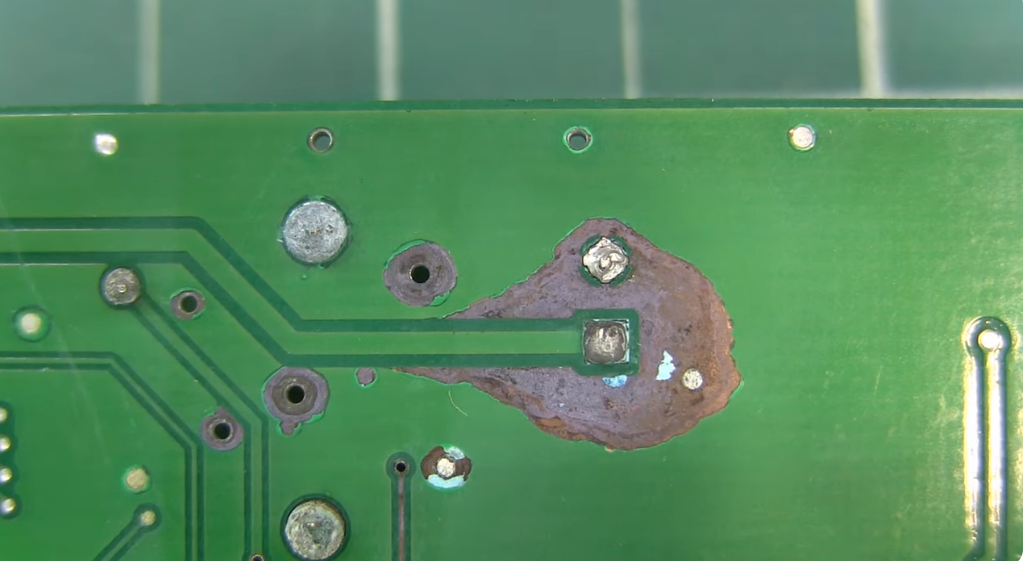
#> input picture cvdir/img/PCB-Manufacturing-Defects.png, 1025 x 561 px
$ jupyter execute matching.ipynb
#> lines starting #> are read from the running program, lines starting #| are printed output that depends on the picture
[cell 1]
import numpy as np
import cv2

[cell 2]
def keypoint_matching():
    img1 = cv2.imread('./img/PCB-Manufacturing-Defects.png', cv2.IMREAD_GRAYSCALE)
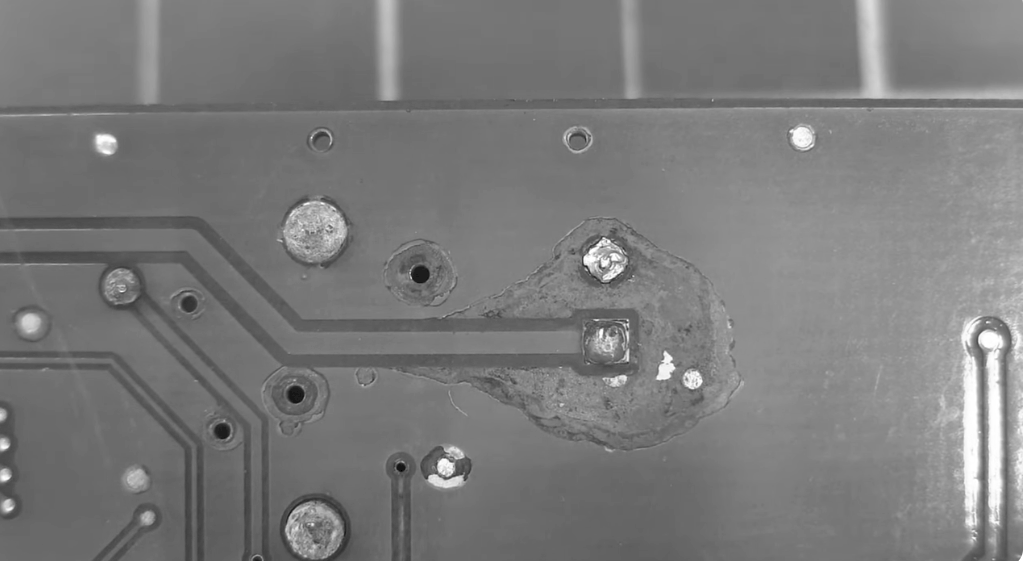
#> img1: shape (561, 1025); min 0, max 255, mean 123
    img1 = cv2.resize(img1, (750, 375), interpolation=cv2.INTER_LANCZOS4)
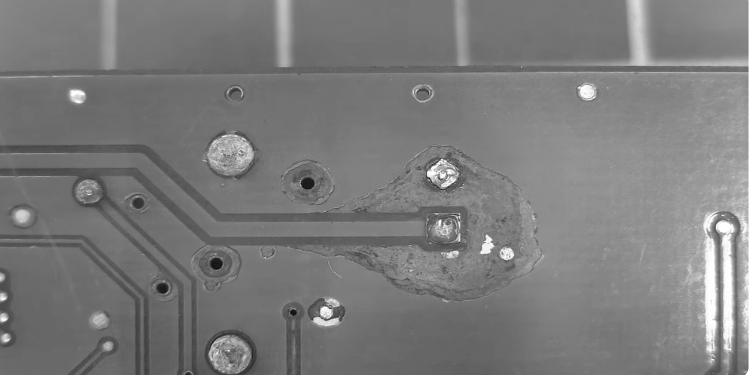
#> img1: shape (375, 750); min 6, max 255, mean 123
    img2 = img1[140:310, 250:550]
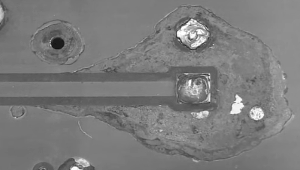
#> img2: shape (170, 300); min 19, max 255, mean 123.9

    orb = cv2.ORB_create()

    keypoints1, desc1 = orb.detectAndCompute(img1, None)
#> keypoints1 = 488 keypoints; strongest (x, y, size): (427, 174, 31), (427, 173, 37.2), (441, 177, 31), (323, 307, 31)
    keypoints2, desc2 = orb.detectAndCompute(img2, None)
#> keypoints2 = 295 keypoints; strongest (x, y, size): (177, 34, 31), (191, 37, 31), (188, 37, 31), (190, 80, 31)

    print('desc1.shape:', desc1.shape)
#| desc1.shape: (488, 32)
    print('desc2.shape:', desc2.shape)
#| desc2.shape: (295, 32)

    matcher = cv2.BFMatcher_create(cv2.NORM_HAMMING)
    matches = matcher.match(desc1, desc2)
#> matches = 488 matches

    dst = cv2.drawMatches(img1, keypoints1, img2, keypoints2, matches, None)
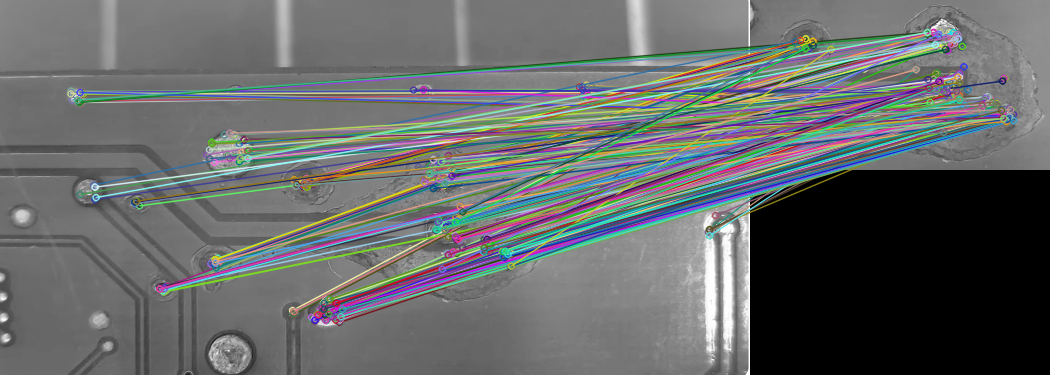
#> dst: shape (375, 1050, 3); mean of channels 0, 1, 2 104.3, 104.2, 101.4; drawn as B, G, R
    cv2.imshow('img1', img1)
    cv2.imshow('img2', img2)
    cv2.imshow('dst', dst)
    cv2.waitKey()
    cv2.destroyAllWindows()

[cell 3]
keypoint_matching()

[cell 4]
def good_matching():
    img1 = cv2.imread('./img/PCB-Manufacturing-Defects.png', cv2.IMREAD_GRAYSCALE)
    img1 = cv2.resize(img1, (750, 375), interpolation=cv2.INTER_LANCZOS4)
    img2 = img1[140:310, 250:550]

    orb = cv2.ORB_create()

    keypoints1, desc1 = orb.detectAndCompute(img1, None)
    keypoints2, desc2 = orb.detectAndCompute(img2, None)

    matcher = cv2.BFMatcher_create(cv2.NORM_HAMMING)
    matches = matcher.match(desc1, desc2)
#> matches = 488 matches

    matches = sorted(matches, key=lambda x: x.distance)
    good_matches = matches[:50]
#> good_matches = 50 matches

    dst = cv2.drawMatches(img1, keypoints1, img2, keypoints2, good_matches, None,
                         flags=cv2.DrawMatchesFlags_NOT_DRAW_SINGLE_POINTS)
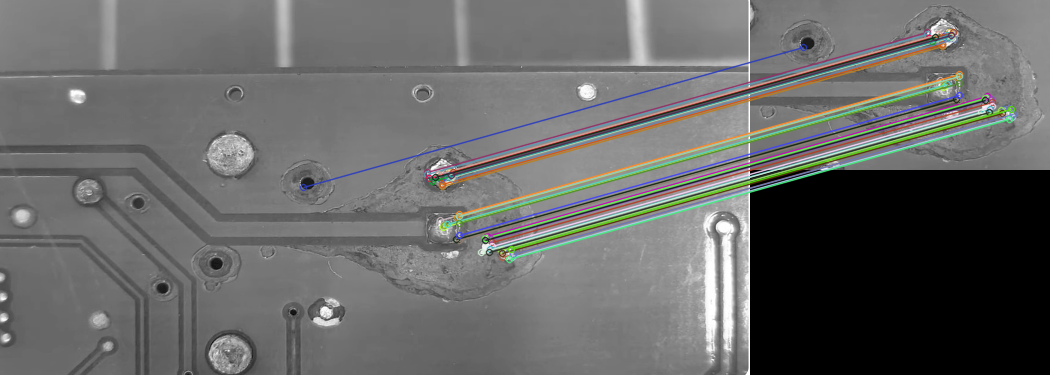
#> dst: shape (375, 1050, 3); mean of channels 0, 1, 2 102.7, 103.7, 103.3; drawn as B, G, R

    cv2.imshow('img1', img1)
    cv2.imshow('img2', img2)
    cv2.imshow('dst', dst)
    cv2.waitKey()
    cv2.destroyAllWindows()
